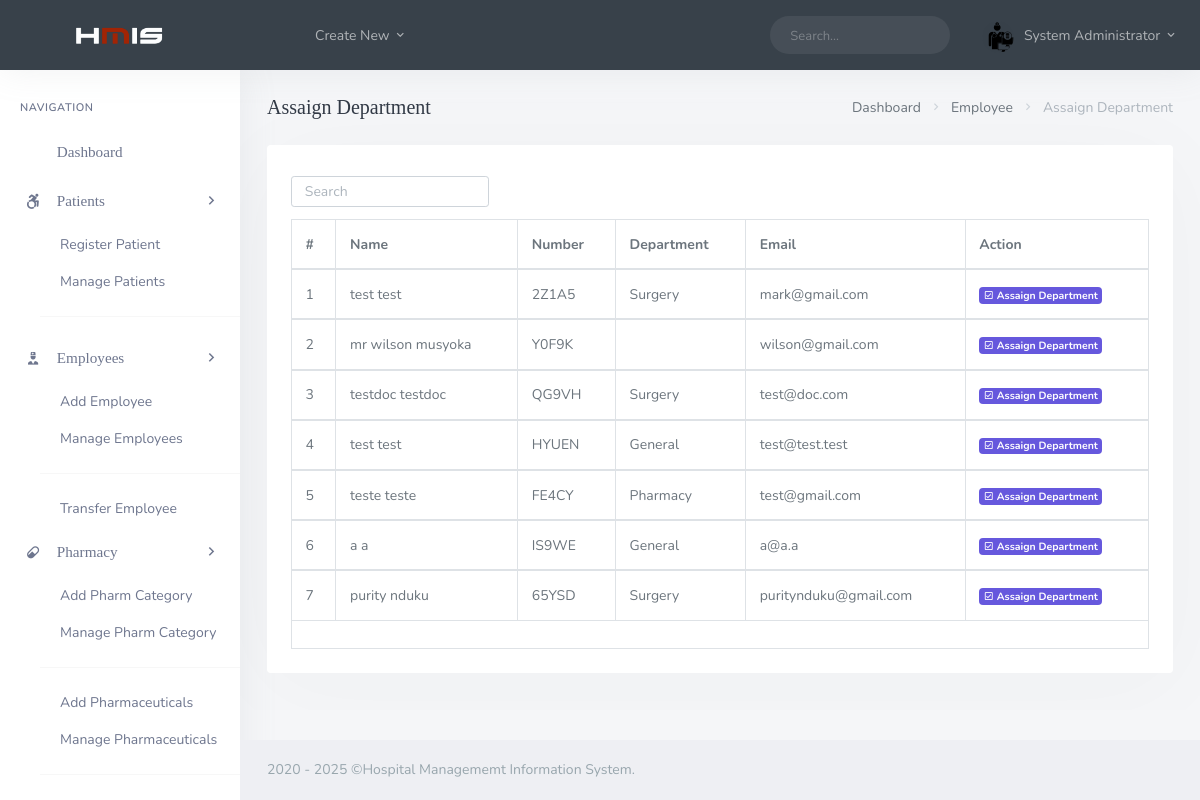
/backend/admin/his_admin_assaign_dept.php (signed in), run on the app's committed database.
### tables this page shows
CREATE TABLE `his_admin` (
  `ad_id` int(20) NOT NULL,
  `ad_fname` varchar(200) DEFAULT NULL,
  `ad_lname` varchar(200) DEFAULT NULL,
  `ad_email` varchar(200) DEFAULT NULL,
  `ad_pwd` varchar(200) DEFAULT NULL,
  `ad_dpic` varchar(200) DEFAULT NULL
);

CREATE TABLE `his_docs` (
  `doc_id` int(20) NOT NULL,
  `doc_fname` varchar(200) DEFAULT NULL,
  `doc_lname` varchar(200) DEFAULT NULL,
  `doc_email` varchar(200) DEFAULT NULL,
  `doc_pwd` varchar(200) DEFAULT NULL,
  `doc_dept` varchar(200) NOT NULL,
  `doc_number` varchar(200) DEFAULT NULL,
  `doc_dpic` varchar(200) DEFAULT NULL,
  `doc_start_time` time DEFAULT NULL,
  `doc_end_time` time DEFAULT NULL
);

### backend/admin/his_admin_assaign_dept.php (the view, shortened to what this page needs)
<?php
  include('assets/inc/config.php');
?>
<!DOCTYPE html>
<html lang="en">
<?php include('assets/inc/head.php');?>
    <body>
        <div id="wrapper">
                <?php include('assets/inc/nav.php');?>
                <?php include("assets/inc/sidebar.php");?>
            <div class="content-page">
                <div class="content">
                    <div class="container-fluid">
                        <div class="row">
                            <div class="col-12">
                                <div class="page-title-box">
                                    <div class="page-title-right">
                                        <ol class="breadcrumb m-0">
                                            <li class="breadcrumb-item"><a href="javascript: void(0);">Dashboard</a></li>
                                            <li class="breadcrumb-item"><a href="javascript: void(0);">Employee</a></li>
                                            <li class="breadcrumb-item active">Assaign Department</li>
                                        </ol>
                                    </div>
                                    <h4 class="page-title">Assaign Department</h4>
                                </div>
                            </div>
                        </div>
                        <div class="row">
                            <div class="col-12">
                                <div class="card-box">
                                    <div class="mb-2">
                                        <div class="row">
                                            <div class="col-12 text-sm-center form-inline" >
                                                <div class="form-group">
                                                    <input id="demo-foo-search" type="text" placeholder="Search" class="form-control form-control-sm" autocomplete="on">
                                                </div>
                                            </div>
                                        </div>
                                    </div>
                                    <div class="table-responsive">
                                        <table id="demo-foo-filtering" class="table table-bordered toggle-circle mb-0" data-page-size="7">
                                            <thead>
                                            <tr>
                                                <th>#</th>
                                                <th data-toggle="true">Name</th>
                                                <th data-hide="phone">Number</th>
                                                <th data-hide="phone">Department</th>
                                                <th data-hide="phone">Email</th>
                                                <th data-hide="phone">Action</th>
                                            </tr>
                                            </thead>
                                            <?php
                                                $ret="SELECT * FROM  his_docs  ORDER BY RAND() ";
                                                $stmt= $mysqli->prepare($ret) ;
                                                $stmt->execute() ;
                                                $res=$stmt->get_result();
                                                $cnt=1;
                                                while($row=$res->fetch_object())
                                                {
                                            ?>
                                                <tbody>
                                                <tr>
                                                    <td><?php echo $cnt;?></td>
                                                    <td><?php echo $row->doc_fname;?> <?php echo $row->doc_lname;?></td>
                                                    <td><?php echo $row->doc_number;?></td>
                                                    <td><?php echo $row->doc_dept;?></td>
                                                    <td><?php echo $row->doc_email;?></td>
                                                    <td>
                                                        <a href="his_admin_assaign_single_employee.php?doc_number=<?php echo $row->doc_number;?>" class="badge badge-primary"><i class="mdi mdi-check-box-outline "></i> Assaign Department</a>
                                                    </td>
                                                </tr>
                                                </tbody>
                                            <?php  $cnt = $cnt +1 ; }?>
                                            <tfoot>
                                            <tr class="active">
                                                <td colspan="8">
                                                </td>
                                            </tr>
                                            </tfoot>
                                        </table>
                                    </div>
                                </div>
                            </div>
                        </div>
                    </div>
                </div>
                 <?php include('assets/inc/footer.php');?>
            </div>
        </div>
    </body>
</html>

### backend/admin/assets/inc/nav.php (shortened to what this page needs)
<?php
    $aid=$_SESSION['ad_id'];
    $ret="select * from his_admin where ad_id=?";
    $stmt= $mysqli->prepare($ret) ;
    $stmt->bind_param('i',$aid);
    $stmt->execute() ;
    $res=$stmt->get_result();
    while($row=$res->fetch_object())
    {
?>
    <div class="navbar-custom">
        <ul class="list-unstyled topnav-menu float-right mb-0">
            <li class="d-none d-sm-block">
                <form class="app-search">
                    <div class="app-search-box">
                        <div class="input-group">
                            <input type="text" class="form-control" placeholder="Search...">
                            <div class="input-group-append">
                                <button class="btn" type="submit">
                                    <i class="fe-search"></i>
                                </button>
                            </div>
                        </div>
                    </div>
                </form>
            </li>
            <li class="dropdown notification-list">
                <a class="nav-link dropdown-toggle nav-user mr-0 waves-effect waves-light" data-toggle="dropdown" href="#" role="button" aria-haspopup="false" aria-expanded="false">
                    <img src="assets/images/users/<?php echo $row->ad_dpic;?>" alt="dpic" class="rounded-circle">
                    <span class="pro-user-name ml-1">
                        <?php echo $row->ad_fname;?> <?php echo $row->ad_lname;?> <i class="mdi mdi-chevron-down"></i>
                    </span>
                </a>
            </li>
        </ul>
        <div class="logo-box">
            <a href="his_admin_dashboard.php" class="logo text-center">
                <span class="logo-lg">
                    <img src="assets/images/logo-light.png" alt="" height="18">
                </span>
            </a>
        </div>
        <ul class="list-unstyled topnav-menu topnav-menu-left m-0">
            <li>
                <button class="button-menu-mobile waves-effect waves-light">
                    <i class="fe-menu"></i>
                </button>
            </li>
            <li class="dropdown d-none d-lg-block">
                <a class="nav-link dropdown-toggle waves-effect waves-light" data-toggle="dropdown" href="#" role="button" aria-haspopup="false" aria-expanded="false">
                    Create New
                    <i class="mdi mdi-chevron-down"></i>
                </a>
            </li>
        </ul>
    </div>
<?php }?>

### data on the page
his_admin: ad_dpic (picture), ad_fname "System", ad_lname "Administrator"
his_docs: doc_fname "test", doc_lname "test", doc_number "2Z1A5", doc_dept "Surgery", doc_email "mark@gmail.com"
his_docs: doc_fname "mr wilson", doc_lname "musyoka", doc_number "Y0F9K", doc_email "wilson@gmail.com"
his_docs: doc_fname "testdoc", doc_lname "testdoc", doc_number "QG9VH", doc_dept "Surgery", doc_email "test@doc.com"
his_docs: doc_fname "test", doc_lname "test", doc_number "HYUEN", doc_dept "General", doc_email "test@test.test"
his_docs: doc_fname "teste", doc_lname "teste", doc_number "FE4CY", doc_dept "Pharmacy", doc_email "test@gmail.com"
his_docs: doc_fname "a", doc_lname "a", doc_number "IS9WE", doc_dept "General", doc_email "a@a.a"
his_docs: doc_fname "purity", doc_lname "nduku", doc_number "65YSD", doc_dept "Surgery", doc_email "puritynduku@gmail.com"
